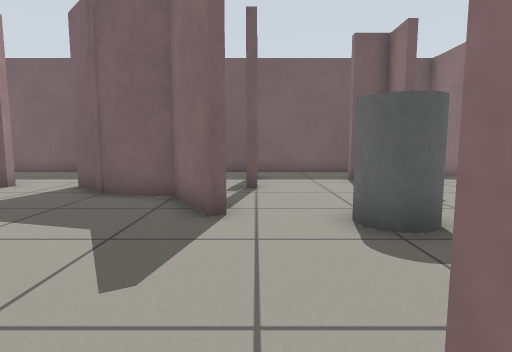
View 1 (above)

16 first-person views from a walk through a world built for the Gazebo simulator. The camera is 0.64 m above the floor, tilts 6° down and sees 80° across. Floor lines are 1 m apart. The floor is counted in squares, 0.5 m on a side. Each view is taken from the middle of a square. On the plan, view 1 faces up. The plan holds only what a view shows up to about 13 squares ahead; the rest is blank.

View 2
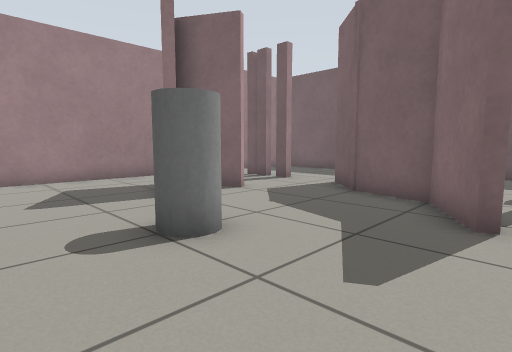

View 3
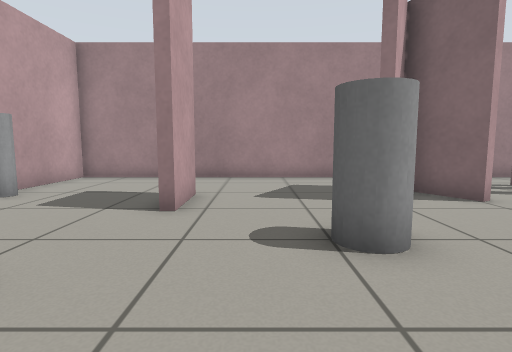

View 4
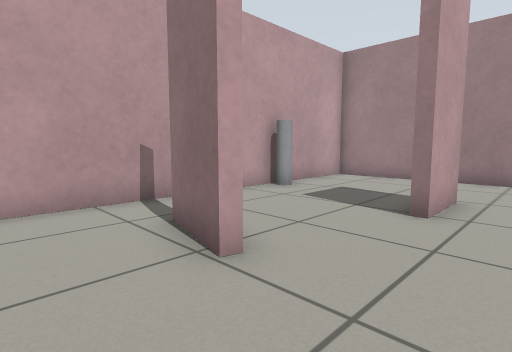

View 5
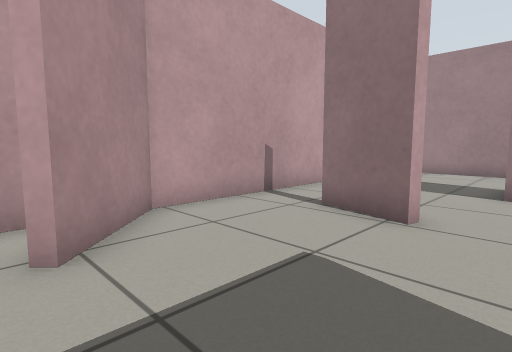

View 6
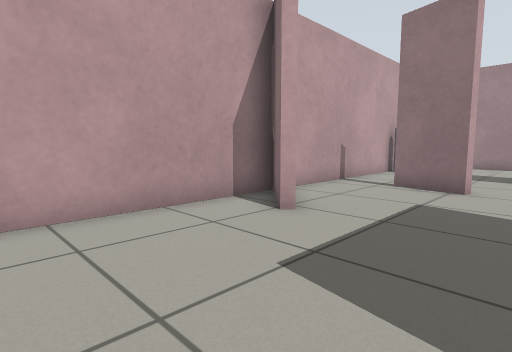

View 7
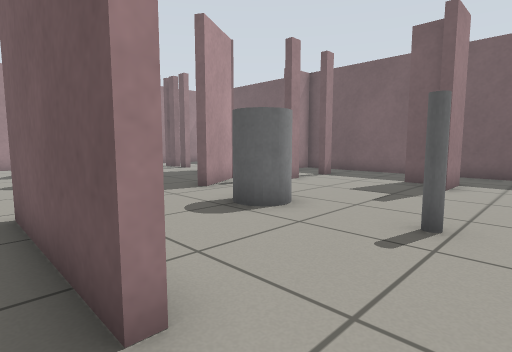

View 8
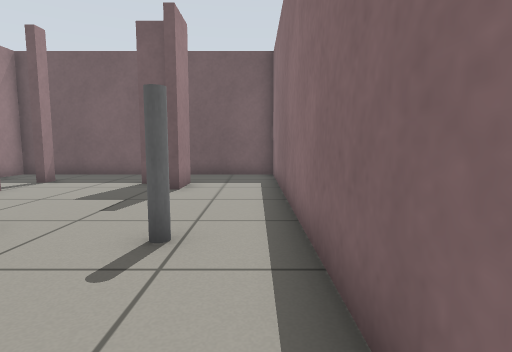

View 9
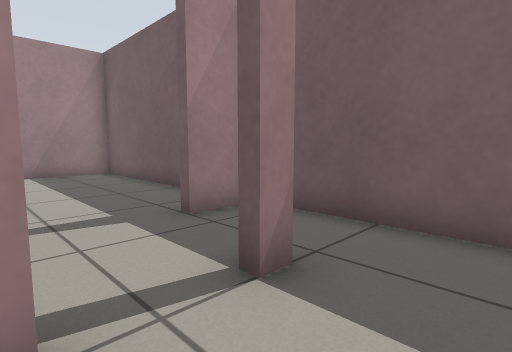

View 10
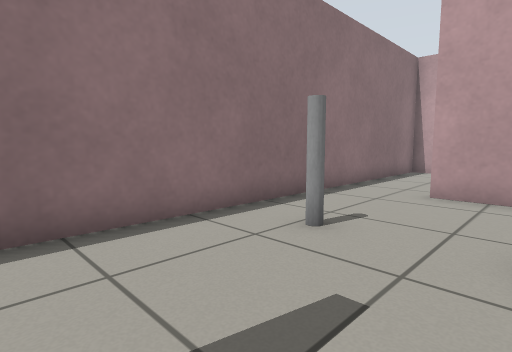

View 11
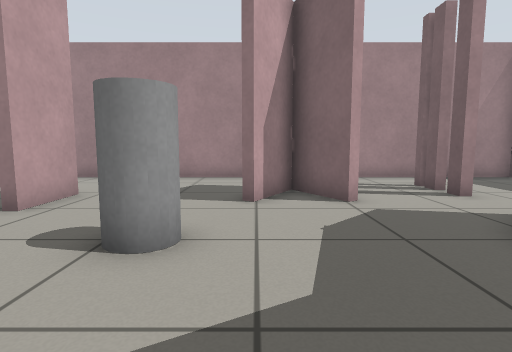

View 12
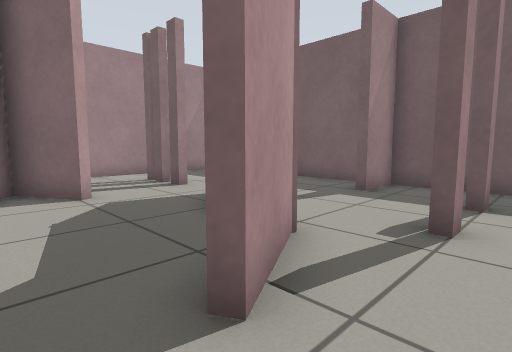

View 13
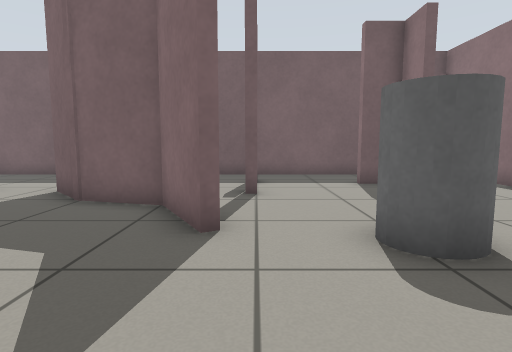

View 14
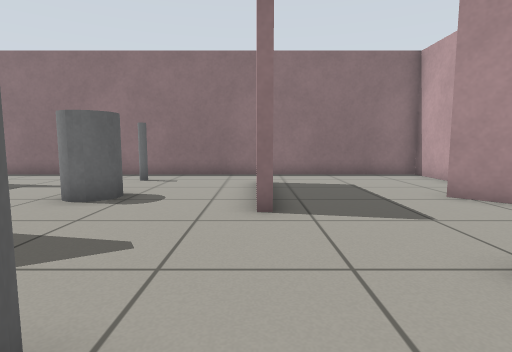

View 15
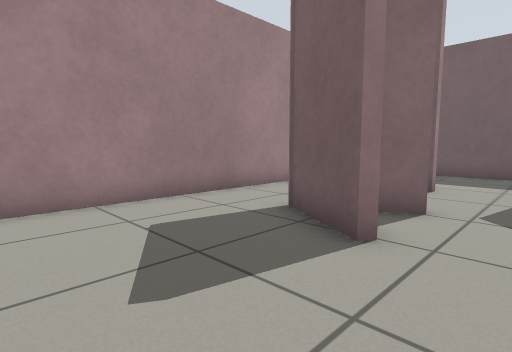

View 16
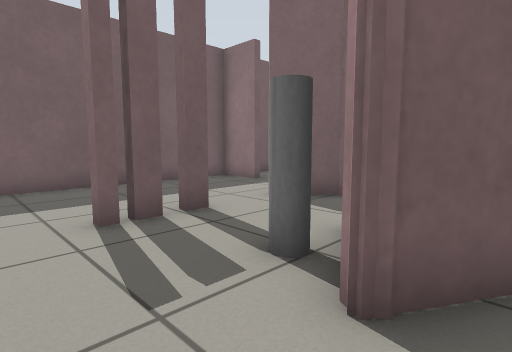

### Floor plan
Points are (right, up) in squares from view 1. A wall is a line through its corners. A room is listed if a view was taken in it or the views show most of it. See-through windows are left out.
Room 1 (views 1, 2, 3, 4, 11, 13, 14, 15, 16)
walls: (-7.7, -0.5) (-5.6, -0.5); (-2, -1.5) (-2.6, -3.6); (-6.8, 3.7) (-9, 5); (-6.9, 6.4) (-6.7, 6) (-8.5, 5) (-6.6, 3.9); (-0.7, 5.2) (-1.9, 7.3) (-4, 7.8); (2.6, 0.7) (0.6, 0.7); (-11.7, 6.6) (-11.7, -5.6) (0.3, -5.6) (2.4, -3.5)
ways out: opening at (1.5, -1.5) to room 2; opening at (0, 3.5) to room 3; opening at (-9, 6.8) to room 4
objects: grey pole (-8, -5); grey cylinder (-4, 2) to (-4, 3)
Room 2 (views 5, 6, 7)
walls: (2.5, -3.8) (0.7, -5.6) (7.7, -5.6) (7.7, 0.6); (5.3, 0.7) (2.6, 0.7)
ways out: opening at (1.5, -1.5) to room 1; opening at (6.5, 1) to room 3
Room 3 (views 8, 9, 10, 12)
walls: (4, 10.7) (3.3, 10.7) (3.3, 11.1); (0, 9.4) (0, 8.8) (-0.4, 8.8); (4.8, 11.1) (4.8, 9.5); (0, 11.6) (0, 11); (-1.7, 7.5) (-0.5, 5.3); (3.6, 1) (5.3, 1); (7.7, 0.6) (7.7, 13.8) (-2.7, 13.8) (-2.7, 12) (-3, 12)
ways out: opening at (0, 3.5) to room 1; opening at (6.5, 1) to room 2; opening at (-4.7, 11) to room 4
objects: grey cylinder (2, 5) to (3, 5); grey pole (6, 5)
Room 4 (no view inside)
walls: (-8.4, 9.4) (-8.4, 9) (-8.9, 9) (-8.9, 9.4); (-7.4, 9.4) (-7.4, 9) (-7.9, 9); (-9.4, 8.9) (-9.4, 9.4); (-4, 7.8) (-5.4, 9.2); (-3, 12) (-3, 13.8) (-11.7, 13.8) (-11.7, 6.6)
ways out: opening at (-9, 6.8) to room 1; opening at (-4.7, 11) to room 3
objects: grey pole (-8, 6)

Positions as (right, up) in squares from view 1, and headings:
1: (0, 0), facing up
2: (0, 0), facing up-left
3: (0, 1), facing left
4: (0, 1), facing down-left
5: (3, 0), facing down-left
6: (7, 0), facing down-left
7: (7, 0), facing up-left
8: (7, 1), facing up
9: (2, 9), facing up-left
10: (3, 9), facing down-right
11: (0, 4), facing left
12: (1, 4), facing up-left
13: (0, 1), facing up
14: (-5, 1), facing right
15: (-5, 0), facing up-left
16: (-11, 4), facing up-right
